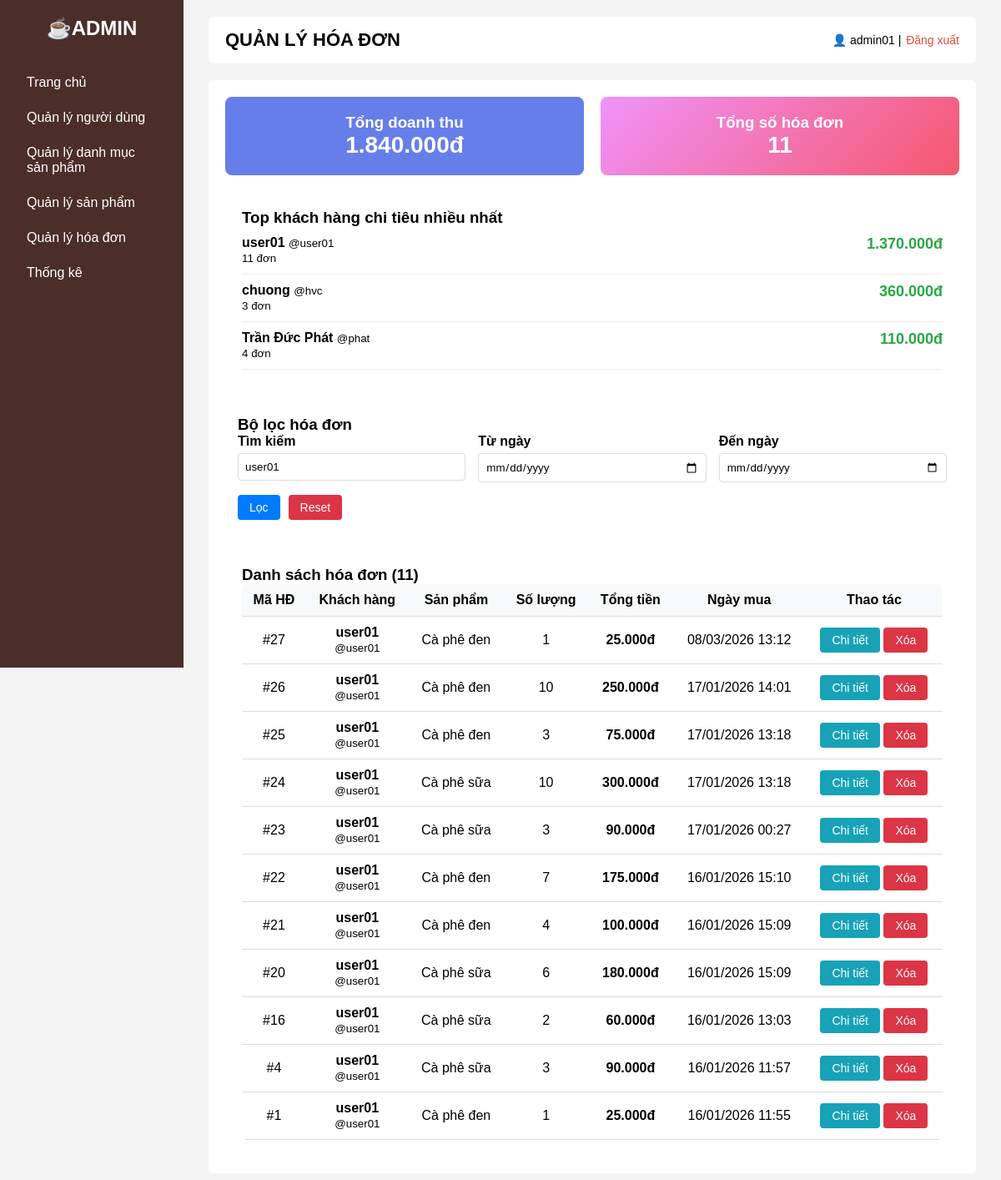
The app's page /php/phpAdmin/orders.php?txt_search_invoice=user01 (signed in) with its own data.
### tables this page shows
CREATE TABLE `user_invoices` (
  `id` int(11) NOT NULL,
  `user_id` int(11) DEFAULT NULL,
  `product_name` varchar(255) DEFAULT NULL,
  `quantity` int(11) DEFAULT NULL,
  `total_price` int(11) DEFAULT NULL,
  `created_at` datetime DEFAULT current_timestamp()
);

CREATE TABLE `users` (
  `id` int(11) NOT NULL,
  `name` varchar(100) NOT NULL,
  `username` varchar(100) NOT NULL,
  `password` varchar(255) NOT NULL,
  `role` varchar(20) NOT NULL DEFAULT 'user',
  `email` varchar(255) NOT NULL,
  `address` varchar(255) DEFAULT NULL
);

### php/phpAdmin/orders.php (the view, shortened to what this page needs)
<?php
include "../connect.php";
$date_from = $_GET["date_from"] ?? "";
$date_to   = $_GET["date_to"] ?? "";
$search    = trim($_GET["txt_search_invoice"] ?? "");
$query = "SELECT ui.*, u.name AS customer_name, u.username
          FROM user_invoices ui
          LEFT JOIN users u ON ui.user_id = u.id
          WHERE 1=1";
if ($search !== "") {
    $s = $conn->real_escape_string($search);
    $query .= " AND (u.name LIKE '%$s%'
                OR u.username LIKE '%$s%'
                OR ui.product_name LIKE '%$s%')";
}
$query .= " ORDER BY ui.id DESC";
$invoices = $conn->query($query);
$revenue_query = "SELECT SUM(total_price) AS total FROM user_invoices WHERE 1=1";
$total_revenue = $conn->query($revenue_query)->fetch_assoc()["total"] ?? 0;
$customer_stats_query = "SELECT u.name AS customer_name, u.username,
                         COUNT(ui.id) AS order_count,
                         SUM(ui.total_price) AS total_spent
                         FROM user_invoices ui
                         LEFT JOIN users u ON ui.user_id = u.id
                         WHERE 1=1";
$customer_stats_query .= " GROUP BY ui.user_id ORDER BY total_spent DESC LIMIT 3";
$customer_stats = $conn->query($customer_stats_query);
?>
<!DOCTYPE html>
<html lang="vi">
<head>
    <link rel="stylesheet" href="/quanlyquancaphe_web/Coffee_Web/css/home.css?v=<?php echo time(); ?>">
    <link rel="stylesheet" href="/quanlyquancaphe_web/Coffee_Web/css/orders.css?v=<?php echo time(); ?>">
</head>
<body>
    <div class="layout">
        <aside class="sidebar">
            <h2>☕ADMIN</h2>
            <ul>
                <li><a href="adminHome.php">Trang chủ</a></li>
                <li><a href="adminUsers.php">Quản lý người dùng</a></li>
                <li><a href="categories.php">Quản lý danh mục sản phẩm</a></li>
                <li><a href="products.php">Quản lý sản phẩm</a></li>
                <li><a href="orders.php" class="active">Quản lý hóa đơn</a></li>
                <li><a href="statistics.php">Thống kê</a></li>
            </ul>
        </aside>
        <main class="content">
            <header class="topbar">
                <h1>QUẢN LÝ HÓA ĐƠN</h1>
                <div class="account">
                    👤 <?= htmlspecialchars($_SESSION["username"]) ?> |
                    <a href="../phpAccount/logout.php">Đăng xuất</a>
                </div>
            </header>
            <section class="welcome">
                <div class="stats-container">
                    <div class="stats-box">
                        <h3>Tổng doanh thu</h3>
                        <div class="amount"><?= number_format($total_revenue, 0, ',', '.') ?>đ</div>
                    </div>
                    <div class="stats-box" style="background:linear-gradient(135deg,#f093fb,#f5576c)">
                        <h3>Tổng số hóa đơn</h3>
                        <div class="amount"><?= $invoices->num_rows ?></div>
                    </div>
                </div>
                <?php if ($customer_stats->num_rows > 0): ?>
                    <div class="customer-stats">
                        <h3>Top khách hàng chi tiêu nhiều nhất</h3>
                        <?php while ($cs = $customer_stats->fetch_assoc()): ?>
                            <div class="customer-item">
                                <div>
                                    <strong><?= htmlspecialchars($cs["customer_name"]) ?></strong>
                                    <small>@<?= htmlspecialchars($cs["username"]) ?></small><br>
                                    <small><?= $cs["order_count"] ?> đơn</small>
                                </div>
                                <div>
                                    <strong style="color:#28a745;font-size:18px">
                                        <?= number_format($cs["total_spent"], 0, ',', '.') ?>đ
                                    </strong>
                                </div>
                            </div>
                        <?php endwhile; ?>
                    </div>
                <?php endif; ?>
                <div class="filter-section">
                    <h3>Bộ lọc hóa đơn</h3>
                    <form method="GET" style="display:grid;grid-template-columns:repeat(auto-fit,minmax(250px,1fr));gap:15px;">
                        <div class="form-group">
                            <label>Tìm kiếm</label>
                            <input type="text" name="txt_search_invoice" value="<?= htmlspecialchars($search) ?>">
                        </div>
                        <div class="form-group">
                            <label>Từ ngày</label>
                            <input type="date" name="date_from" value="<?= htmlspecialchars($date_from) ?>">
                        </div>
                        <div class="form-group">
                            <label>Đến ngày</label>
                            <input type="date" name="date_to" value="<?= htmlspecialchars($date_to) ?>">
                        </div>
                        <div style="display:flex;gap:10px;align-items:end;">
                            <button class="btn btn-primary">Lọc</button>
                            <a href="orders.php" class="btn btn-danger">Reset</a>
                        </div>
                    </form>
                </div>
                <div style="background:#fff;padding:20px;border-radius:8px;">
                    <h3>Danh sách hóa đơn (<?= $invoices->num_rows ?>)</h3>
                    <table>
                        <thead>
                            <tr>
                                <th>Mã HĐ</th>
                                <th>Khách hàng</th>
                                <th>Sản phẩm</th>
                                <th>Số lượng</th>
                                <th>Tổng tiền</th>
                                <th>Ngày mua</th>
                                <th>Thao tác</th>
                            </tr>
                        </thead>
                        <tbody>
                            <?php if ($invoices->num_rows > 0): ?>
                                <?php while ($row = $invoices->fetch_assoc()): ?>
                                    <tr>
                                        <td>#<?= $row["id"] ?></td>
                                        <td>
                                            <strong><?= htmlspecialchars($row["customer_name"]) ?></strong><br>
                                            <small>@<?= htmlspecialchars($row["username"]) ?></small>
                                        </td>
                                        <td><?= htmlspecialchars($row["product_name"]) ?></td>
                                        <td><?= $row["quantity"] ?></td>
                                        <td><strong><?= number_format($row["total_price"], 0, ',', '.') ?>đ</strong></td>
                                        <td><?= date("d/m/Y H:i", strtotime($row["created_at"])) ?></td>
                                        <td>
                                            <button onclick="viewInvoiceDetail(<?= $row['id'] ?>)" class="btn btn-info">Chi tiết</button>
                                            <form method="POST" style="display:inline" onsubmit="return confirm('Xóa hóa đơn này?')">
                                                <button name="btn_delete_invoice" class="btn btn-danger">Xóa</button>
                                            </form>
                                        </td>
                                    </tr>
                                <?php endwhile; ?>
                            <?php else: ?>
                                <tr>
                                    <td colspan="7" style="text-align:center;">Không có hóa đơn</td>
                                </tr>
                            <?php endif; ?>
                        </tbody>
                    </table>
                </div>
            </section>
        </main>
    </div>
</body>
</html>

### css/home.css (style rules this page uses)
* { margin: 0; padding: 0; box-sizing: border-box; font-family: Arial, sans-serif; }
.layout { display: flex; min-height: 100vh; background: #f4f4f4; }
.sidebar { width: 220px; background: #4b2e2a; color: white; padding: 20px; position: sticky; top: 0; height: 100vh; overflow-y: auto; }
.sidebar h2 { text-align: center; margin-bottom: 30px; }
.sidebar ul { list-style: none; }
.sidebar li { padding: 12px; cursor: pointer; border-radius: 5px; }
.content { flex: 1; padding: 20px 30px; }
.topbar { display: flex; justify-content: space-between; align-items: center; background: white; padding: 15px 20px; border-radius: 6px; margin-bottom: 20px; }
.topbar h1 { font-size: 22px; }
.account { font-size: 14px; }
.account a { text-decoration: none; color: #e74c3c; margin-left: 2px; }
.welcome { background: white; padding: 20px; border-radius: 6px; }
.sidebar a { text-decoration: none; color: white; display: block; width: 100%; }
table { width: 100%; background: white; border-collapse: collapse; border-radius: 6px; overflow: hidden; }
th { background: #4b2e2a; color: white; padding: 12px; text-align: center; }
td { padding: 10px; text-align: center; border-bottom: 1px solid #eee; }

### css/orders.css (style rules this page uses)
.filter-section { background: #fff; padding: 15px; border-radius: 8px; margin-bottom: 20px; }
.form-group label { font-weight: bold; margin-bottom: 5px; display: block; }
.form-group input { width: 100%; padding: 8px; border: 1px solid #ddd; border-radius: 4px; }
.btn { padding: 7px 14px; border-radius: 4px; border: none; cursor: pointer; font-size: 14px; text-decoration: none; }
.btn-primary { background: #007bff; color: #fff; }
.btn-danger { background: #dc3545; color: #fff; }
.btn-info { background: #17a2b8; color: #fff; }
.stats-container { display: grid; grid-template-columns: repeat(auto-fit, minmax(250px, 1fr)); gap: 20px; margin-bottom: 20px; }
.stats-box { background: #667eea; color: #fff; padding: 20px; border-radius: 8px; text-align: center; }
.stats-box .amount { font-size: 28px; font-weight: bold; }
table { width: 100%; border-collapse: collapse; }
table th, table td { padding: 10px; border-bottom: 1px solid #ddd; }
table th { background: #f8f9fa; text-align: center; color: #000 !important; }
.customer-stats { background: #fff; padding: 20px; border-radius: 8px; margin-bottom: 20px; }
.customer-item { display: flex; justify-content: space-between; padding: 10px 0; border-bottom: 1px solid #eee; }

### records on screen
user_invoices: id "27", user.name "user01", user.username "user01", product_name "Cà phê đen", quantity "1", total_price "25.000", created_at "08/03/2026 13:12"
user_invoices: id "26", user.name "user01", user.username "user01", product_name "Cà phê đen", quantity "10", total_price "250.000", created_at "17/01/2026 14:01"
user_invoices: id "25", user.name "user01", user.username "user01", product_name "Cà phê đen", quantity "3", total_price "75.000", created_at "17/01/2026 13:18"
user_invoices: id "24", user.name "user01", user.username "user01", product_name "Cà phê sữa", quantity "10", total_price "300.000", created_at "17/01/2026 13:18"
user_invoices: id "23", user.name "user01", user.username "user01", product_name "Cà phê sữa", quantity "3", total_price "90.000", created_at "17/01/2026 00:27"
user_invoices: id "22", user.name "user01", user.username "user01", product_name "Cà phê đen", quantity "7", total_price "175.000", created_at "16/01/2026 15:10"
user_invoices: id "21", user.name "user01", user.username "user01", product_name "Cà phê đen", quantity "4", total_price "100.000", created_at "16/01/2026 15:09"
user_invoices: id "20", user.name "user01", user.username "user01", product_name "Cà phê sữa", quantity "6", total_price "180.000", created_at "16/01/2026 15:09"
user_invoices: id "16", user.name "user01", user.username "user01", product_name "Cà phê sữa", quantity "2", total_price "60.000", created_at "16/01/2026 13:03"
user_invoices: id "4", user.name "user01", user.username "user01", product_name "Cà phê sữa", quantity "3", total_price "90.000", created_at "16/01/2026 11:57"
user_invoices: id "1", user.name "user01", user.username "user01", product_name "Cà phê đen", quantity "1", total_price "25.000", created_at "16/01/2026 11:55"

### other values on screen
$_SESSION["username"] "admin01"
$total_revenue "1.840.000"
$invoices->num_rows "11"
$cs["customer_name"] "user01"
$cs["username"] "user01"
$cs["order_count"] "11"
$cs["total_spent"] "1.370.000"
$cs["customer_name"] "chuong"
$cs["username"] "hvc"
$cs["order_count"] "3"
$cs["total_spent"] "360.000"
$cs["customer_name"] "Trần Đức Phát"
$cs["username"] "phat"
$cs["order_count"] "4"
$cs["total_spent"] "110.000"
